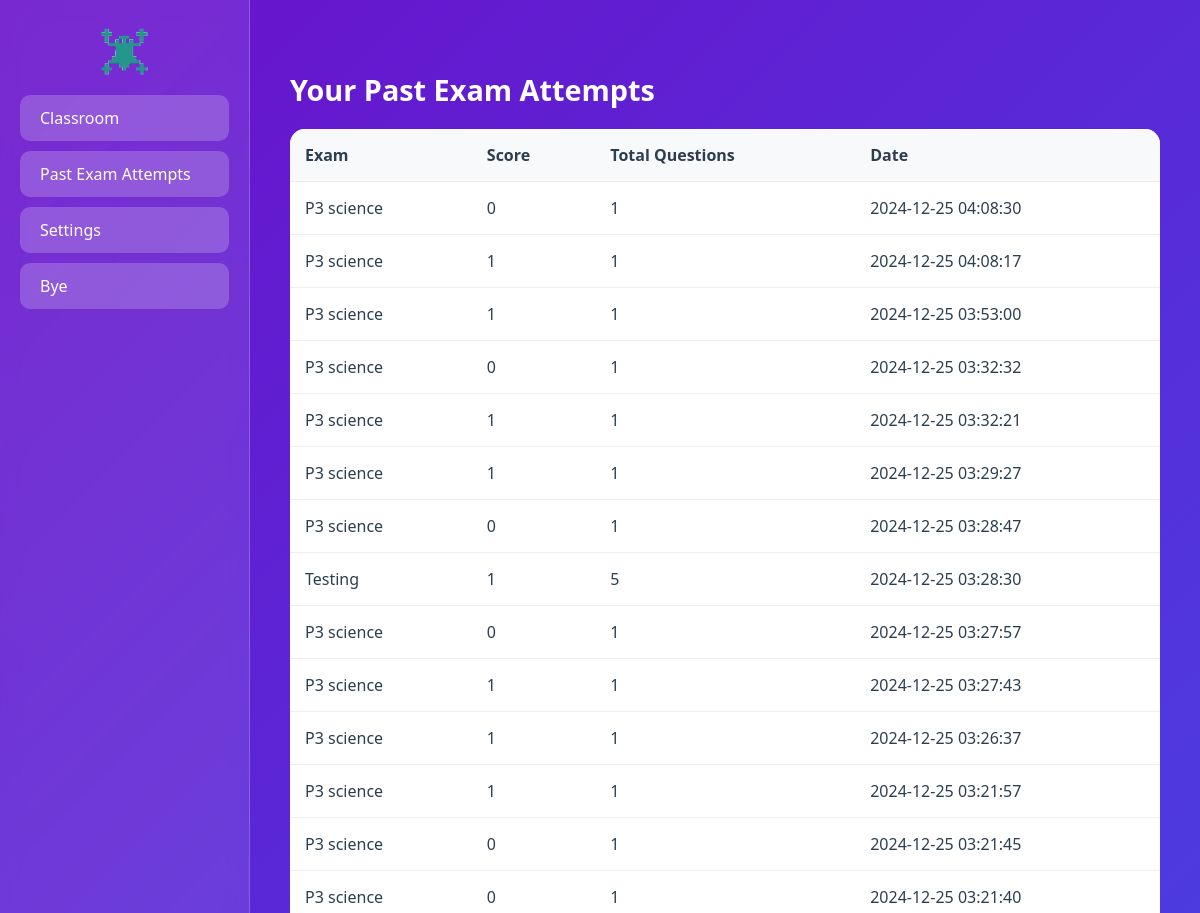
Page /attempts (signed in, upper part) on the earlier database version.
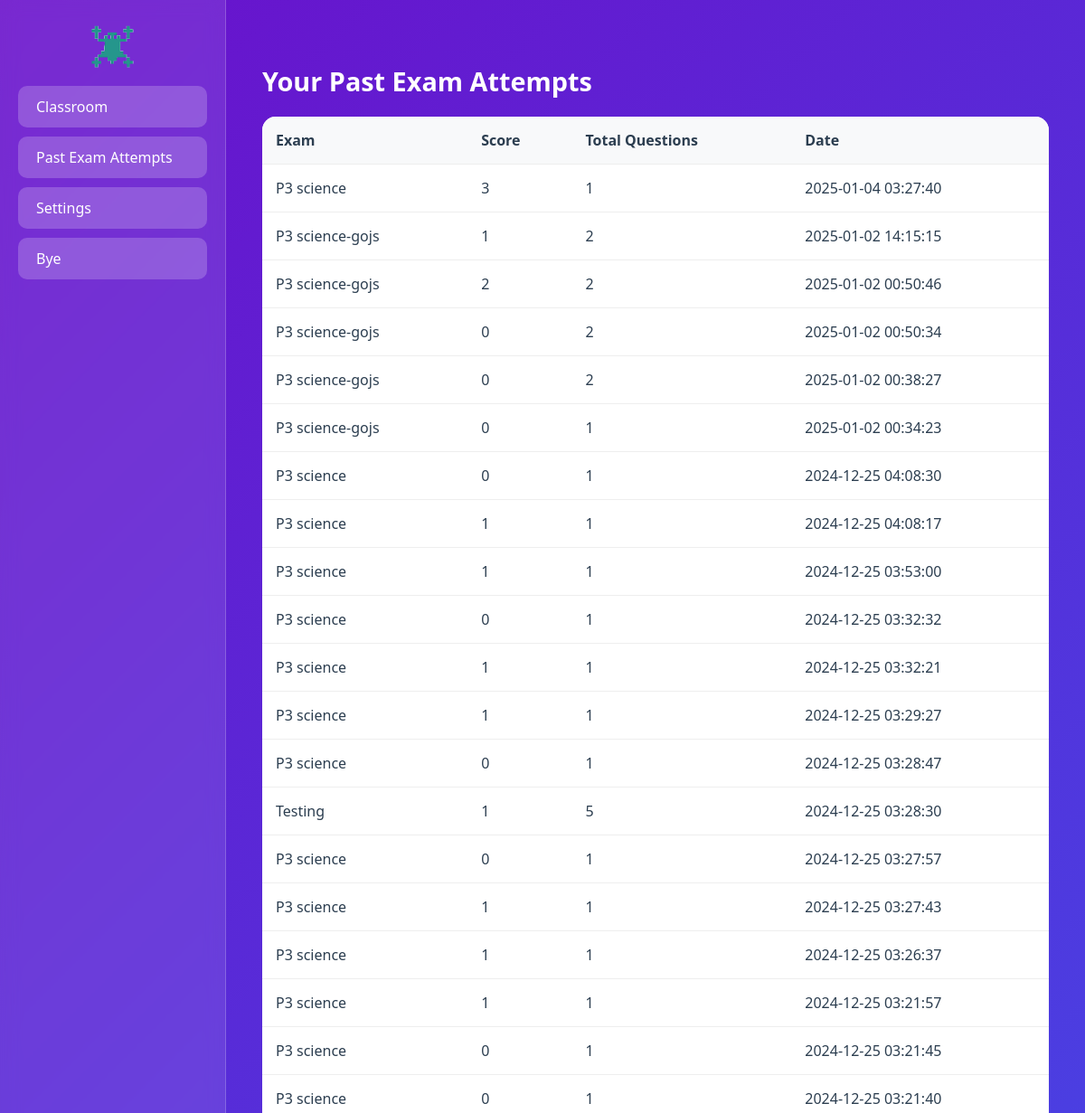
Same page on the later database version.
### app.py (models this page shows)
class ExamAttempt(db.Model):
    id = db.Column(db.Integer, primary_key=True)
    user_id = db.Column(db.Integer, db.ForeignKey('user.id'), nullable=False)
    exam_id = db.Column(db.Integer, db.ForeignKey('exam.id'), nullable=False)
    score = db.Column(db.Integer, nullable=False)
    total_questions = db.Column(db.Integer, nullable=False)
    attempt_date = db.Column(db.DateTime, default=datetime.utcnow)
    user = db.relationship('User', backref='attempts', lazy=True)
    exam = db.relationship('Exam', backref='attempts', lazy=True)

class Exam(db.Model):
    __tablename__ = 'exam'
    id = db.Column(db.Integer, primary_key=True)
    title = db.Column(db.String(100), nullable=False)
    questions = db.relationship('Question', backref='exam', lazy=True)

### app.py (the view)
@app.route("/attempts")
@login_required
def attempts():
    attempts = ExamAttempt.query.filter_by(user_id=current_user.id).order_by(ExamAttempt.attempt_date.desc()).all()
    return render_template("attempts.html", attempts=attempts)

### app.py (called while the page is built)
@login_manager.user_loader
def load_user(user_id):
    return User.query.get(int(user_id))

### templates/attempts.html (shortened to what this page needs)
<!DOCTYPE html>
<html lang="en">
<head>
</head>
<body>
    <div class="sidebar">
     <center> <img src="static/logo.png" alt="Backbench Logo"></center>
            <a href="{{ url_for('user_home') }}" class="sidebar-button">Classroom</a>
            <a href="{{ url_for('attempts') }}" class="sidebar-button">Past Exam Attempts</a>
            <a href="{{ url_for('settings') }}" class="sidebar-button">Settings</a>
        <a href="{{ url_for('logout') }}" class="sidebar-button">Bye</a>
    </div>
    <div class="content">
        <h2>Your Past Exam Attempts</h2>
        <table class="attempts-table">
            <thead>
                <tr>
                    <th>Exam</th>
                    <th>Score</th>
                    <th>Total Questions</th>
                    <th>Date</th>
                </tr>
            </thead>
            <tbody>
                {% for attempt in attempts %}
                <tr>
                    <td>{{ attempt.exam.title }}</td>
                    <td>{{ attempt.score }}</td>
                    <td>{{ attempt.total_questions }}</td>
                    <td>{{ attempt.attempt_date.strftime('%Y-%m-%d %H:%M:%S') }}</td>
                </tr>
                {% endfor %}
            </tbody>
        </table>
    </div>
</body>
</html>

### templates/attempts.html (style rules this page uses)
* { box-sizing: border-box; margin: 0; padding: 0; font-family: 'Segoe UI', Tahoma, Geneva, Verdana, sans-serif; }
body { background: linear-gradient(135deg, #6a11cb 0%, #2575fc 100%); min-height: 100vh; display: flex; }
.sidebar { width: 250px; background: rgba(255, 255, 255, 0.1); backdrop-filter: blur(10px); padding: 20px; border-right: 1px solid rgba(255, 255, 255, 0.2); }
.sidebar-button { display: block; padding: 12px 20px; margin: 10px 0; background: rgba(255, 255, 255, 0.2); color: white; text-decoration: none; border-radius: 10px; transition: all 0.3s ease; }
.content { flex: 1; padding: 40px; color: white; }
h2 { margin: 30px 0 20px; font-size: 1.8em; }
.attempts-table { width: 100%; background: white; border-radius: 15px; overflow: hidden; border-collapse: collapse; }
.attempts-table th, .attempts-table td { padding: 15px; text-align: left; color: #2c3e50; border-bottom: 1px solid #eee; }
.attempts-table th { background: #f8f9fa; font-weight: 600; }

Differences in the rows shown:
added ExamAttempt: exam "P3 science", score "3", total_questions "1", attempt_date "2025-01-04 03:27:40"
added ExamAttempt: exam "P3 science-gojs", score "1", total_questions "2", attempt_date "2025-01-02 14:15:15"
added ExamAttempt: exam "P3 science-gojs", score "2", total_questions "2", attempt_date "2025-01-02 00:50:46"
added ExamAttempt: exam "P3 science-gojs", score "0", total_questions "2", attempt_date "2025-01-02 00:50:34"
added ExamAttempt: exam "P3 science-gojs", score "0", total_questions "2", attempt_date "2025-01-02 00:38:27"
added ExamAttempt: exam "P3 science-gojs", score "0", total_questions "1", attempt_date "2025-01-02 00:34:23"
